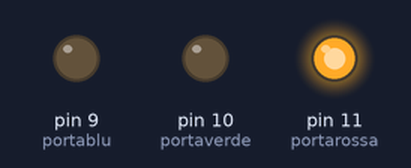
Bench run of a sketch on a simulated Arduino Uno, built with avr-gcc and run on an emulated ATmega328P. On the bench: output pins drawn as LEDs (lit = HIGH).

Above: at 0.05 s.
At 3.95 s:
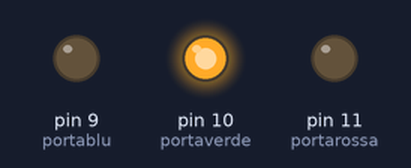
At 5.95 s:
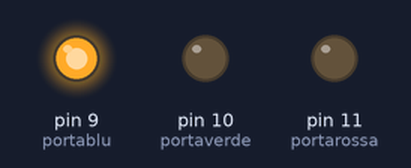
At 7.95 s:
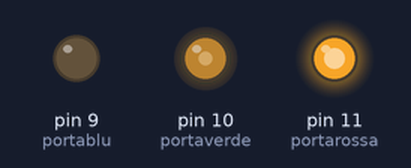
At 11.95 s:
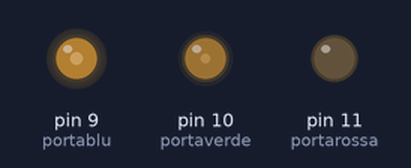
At 15.95 s:
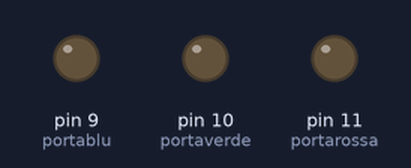
Timing chart, 0 to 20.8 s (numbered marks = the images above):
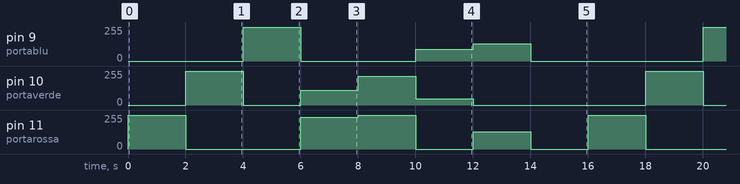

The sketch:

arduino_led_rgb.ino
```cpp
/******************** definizione delle costanti **********************************/
int portarossa = 11; // porta 11 da collegare all’anodo “rosso” del modulo RGB
int portaverde = 10; // porta 10 da collegare all’anodo “verde” del modulo RGB
int portablu = 9; // porta 9 da collegare all’anodo “blu” del modulo RBG
/**********************routine di accensione del led ********************************
nelle prossime righe viene definita la routine “colore” che, al momento del lancio, e’
accompagnata da tre variabili (rosso, verde e blu) che contengono i valori dell’intensita’
luminosa, di volta in volta voluta, per ogni singolo led (0 = minima e 255 = massima) */
void colore (unsigned char rosso, unsigned char verde, unsigned char blu)
{
 analogWrite(portarossa, rosso); //attiva il led rosso con l’intensita’ definita nella variabile rosso
 analogWrite(portablu, blu); //attiva il led blu con l’intensita’ definita nella variabile blu
 analogWrite(portaverde, verde); //attiva il led verde con l’intensita’ definita nella variabile verde
}

void setup()
{
 pinMode(portarossa, OUTPUT); // dichiara la porta 11 come porta di output
 pinMode(portaverde, OUTPUT); // dichiara la porta 10 come porta di output
 pinMode(portablu, OUTPUT); // dichiara la porta 9 come porta di output
}

void loop()
{
 // gestione colori (tra parentesi il valore da inserire nei tre parametri (rosso, verde e blu)
 colore(255, 0, 0); // lancia la routine colore, con il parametro rosso a 255, il verde a 0
 // ed il blu a 0 (accende il rosso)
 delay(2000); // aspetta 2 secondi prima di accendere il successivo colore
 colore(0,255, 0); // lancia la routine colore ed accende il verde
 delay(2000); // aspetta 2 secondi
 colore(0, 0, 255); // accende il blu
 delay(2000);
 colore(237,109,0); // accende l’arancione (237 di rosso e 109 di verde)
 delay(2000);
 colore(255,215,0); // accende il giallo (255 di rosso e 215 di verde)
 delay(2000);
 colore(0,46,90); // accende l’indaco (46 di verde e 90 di blu)
 delay(2000);
 colore(128,0,128); // accende il viola (128 di rosso e 128 di blu)
 delay(2000);
 colore(0,0,0); // spegne tutto e ricomincia
 delay(2000);
}
```

Measured:
- by itself, pin 9 (portablu): repeats every 16.0 s: 0/255 4.0 s, 90/255 2.0 s, 128/255 2.0 s, 0/255 6.0 s, 255/255 2.0 s
- by itself, pin 10 (portaverde): repeats every 16.0 s: 0/255 2.0 s, 109/255 2.0 s, 215/255 2.0 s, 46/255 2.0 s, 0/255 6.0 s, 255/255 2.0 s
- by itself, pin 11 (portarossa): repeats every 16.0 s: 0/255 4.0 s, 237/255 2.0 s, 255/255 2.0 s, 0/255 2.0 s, 128/255 2.0 s, 0/255 2.0 s, 255/255 2.0 s
